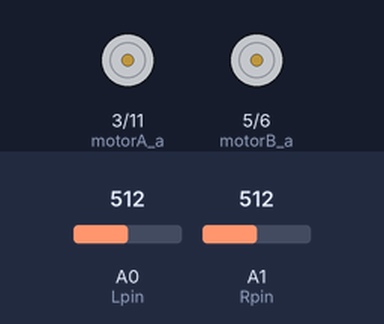
A sketch run on a simulated Arduino Uno, built with avr-gcc and run on an emulated ATmega328P. Shown: motor-driver pin pairs drawn as motors (green arrow = first pin HIGH = forward, orange = second pin HIGH = backward, longer = more drive). The inputs (shaded band) are chosen by the test bench; at power-on: A0 (Lpin) = 512, A1 (Rpin) = 512.

Above: at 1.2 s.
1.3 s: A0 (Lpin) set to 98
2.8 s: A0 (Lpin) set to 83
At 4.4 s:
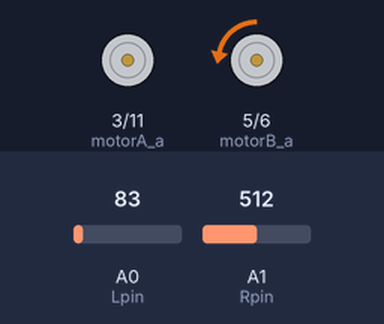
4.9 s: A1 (Rpin) set to 98
7.9 s: A1 (Rpin) set to 84
At 9.2 s:
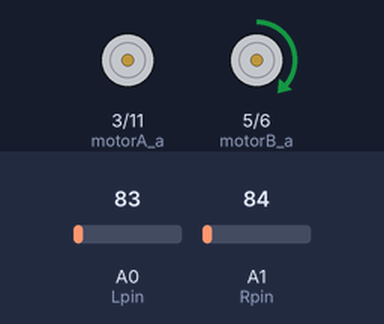
10.9 s: A0 (Lpin) set to 100
At 12.7 s:
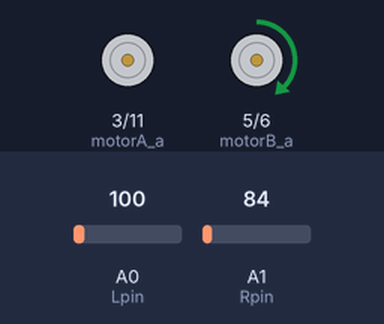
13.0 s: A0 (Lpin) set to 80
At 14.4 s:
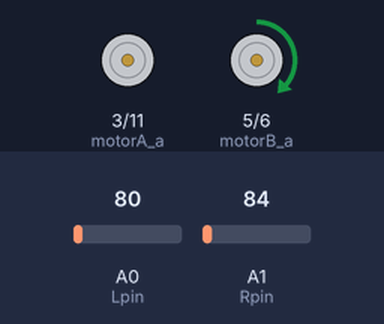
Timing chart, 0 to 63.5 s (numbered marks = the images above; inputs shaded):
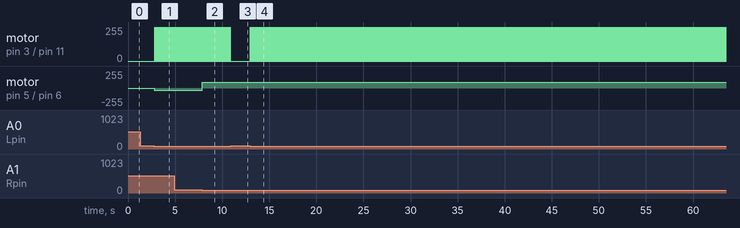

The sketch:

linetracer.ino
```cpp
#define motorA_a 3
#define motorA_b 11
#define motorB_a 5
#define motorB_b 6
#define Lpin A0
#define Rpin A1

unsigned char Aspd =0, Bspd = 0;
//boolen m_a_dir = 0, m_b_dir = 0;


void setup() {
  TCCR1B = TCCR1B & 0b11111000 | 0x05;
  TCCR2B = TCCR2B & 0b11111000 | 0x07;

  pinMode(motorA_a, OUTPUT);
  pinMode(motorA_b, OUTPUT);
  pinMode(motorB_a, OUTPUT);
  pinMode(motorB_b, OUTPUT);
}

void loop() {
  // put your main code here, to run repeatedly:
  start();
}

void right(){
  analogWrite(motorA_a, 90);
  analogWrite(motorA_b, 0);
  analogWrite(motorB_a, 0);
  analogWrite(motorB_b, 30);
}

void left(){
  analogWrite(motorA_a, 0);
  analogWrite(motorA_b, 30);
  analogWrite(motorB_a, 90);
  analogWrite(motorB_b, 0);
}

void straight(){
  analogWrite(motorA_a, 65);
  analogWrite(motorA_b, 0);
  analogWrite(motorB_a, 85);
  analogWrite(motorB_b, 0);
}

void start() {
  int sensorl = analogRead(Lpin);
  int sensorR = analogRead(Rpin);
  if (sensorl < 90 && sensorR < 90) {
    straight();
  }
  else if(sensorl < 90 && sensorR > 90 ){
    right();
  }
  else if(sensorl > 90 && sensorR < 90 ){
    left();
  }
}
```

Measured:
- the behaviour switches between 90 and 89 on A0 (Lpin) (found by bisection; images 0 and 1)
- the behaviour switches between 90 and 89 on A1 (Rpin) (found by bisection; images 1 and 2)
- after the input at 1.3 s, every drawn part: stays the same
- after the input at 2.8 s, motor on pin 3 (motorA_a) / pin 11 (motorA_b): alternates forward 255/255 for 0.01 s and stopped for 0.02 s, starting at once; motor on pin 5 (motorB_a) / pin 6 (motorB_b): stopped → backward 30/255 at once
- after the input at 7.9 s, motor on pin 5 (motorB_a) / pin 6 (motorB_b): backward 30/255 → forward 85/255 at once
- after the input at 10.9 s, motor on pin 3 (motorA_a) / pin 11 (motorA_b): stops changing and stays stopped; motor on pin 5 (motorB_a) / pin 6 (motorB_b): forward 85/255 → forward 90/255 at once
- after the input at 13.0 s, motor on pin 3 (motorA_a) / pin 11 (motorA_b): alternates forward 255/255 for 0.01 s and stopped for 0.02 s, starting at once; motor on pin 5 (motorB_a) / pin 6 (motorB_b): forward 90/255 → forward 85/255 at once
